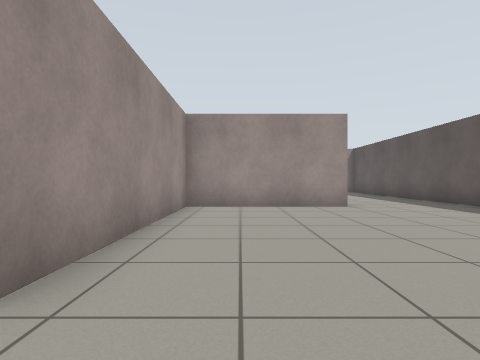
view 1 (above)

23 first-person views from a walk through a robot-simulator world made for Gazebo. The camera is 0.72 m above the floor, looks level and sees 80° across. The floor is counted in squares, 1 m on a side. Each view is taken from the middle of a square. On the plan, view 1 faces up. The plan holds only what a view shows up to about 10 squares ahead; the rest is blank.

view 2
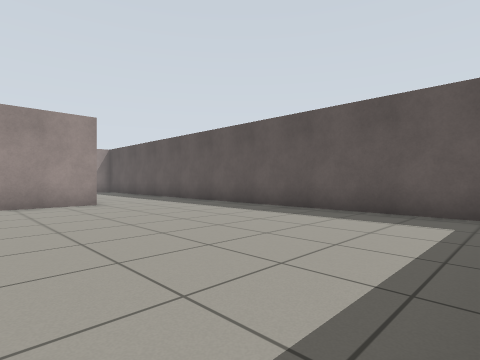

view 3
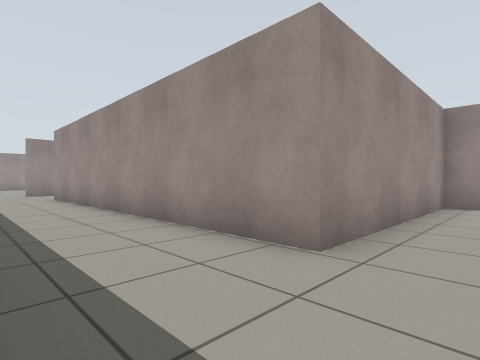

view 4
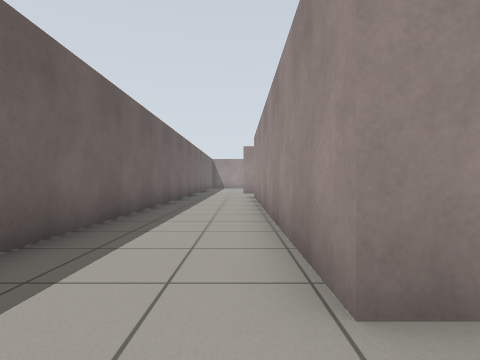

view 5
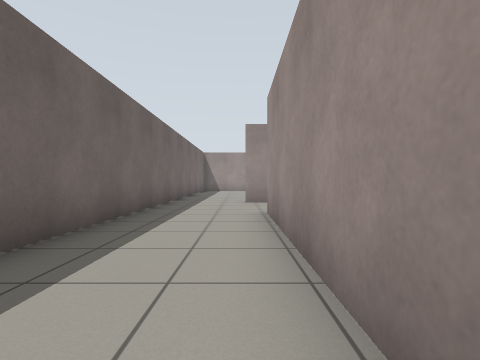

view 6
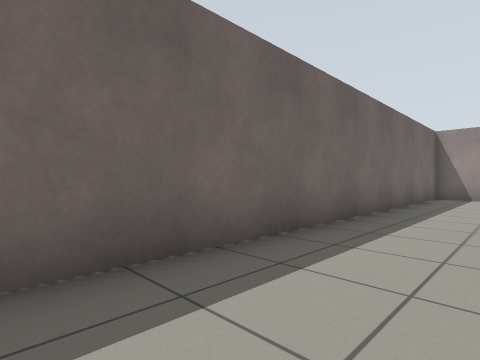

view 7
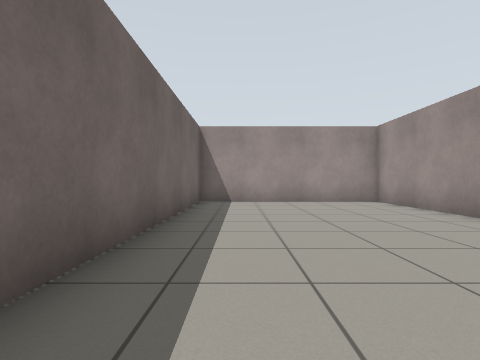

view 8
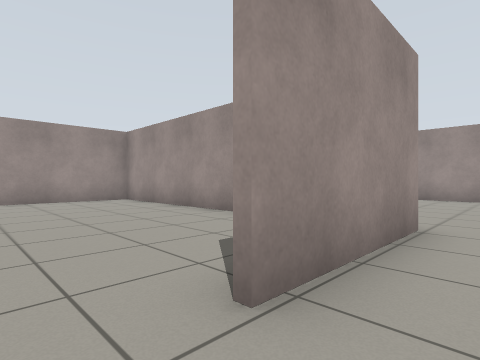

view 9
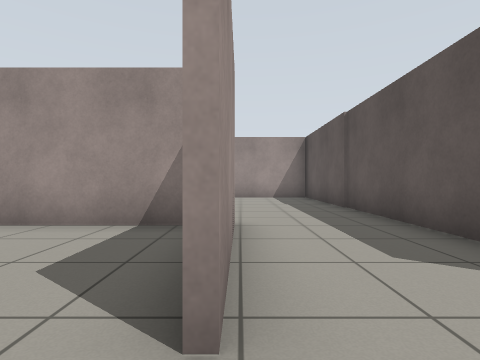

view 10
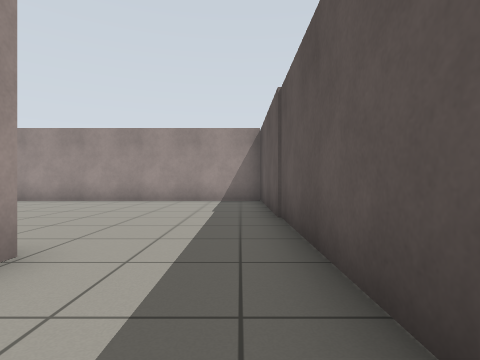

view 11
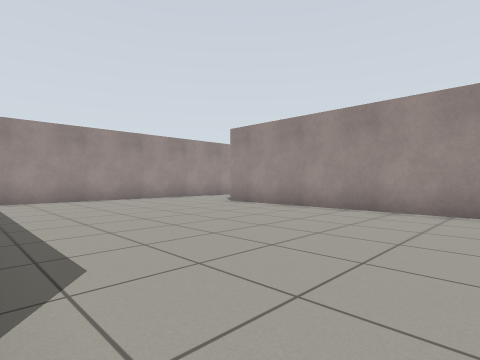

view 12
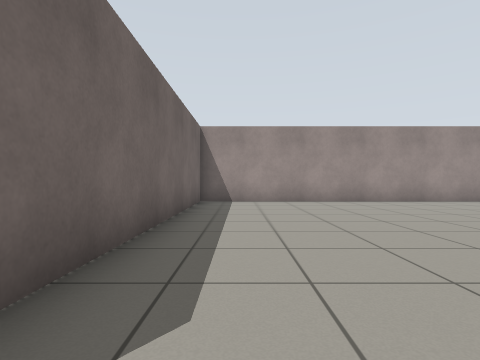

view 13
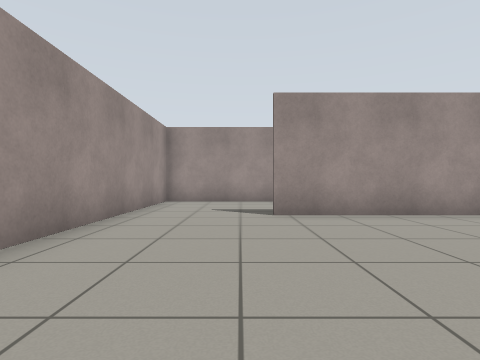

view 14
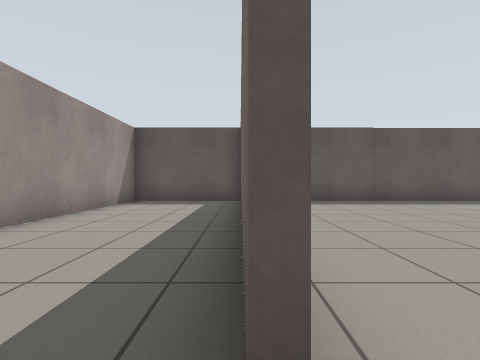

view 15
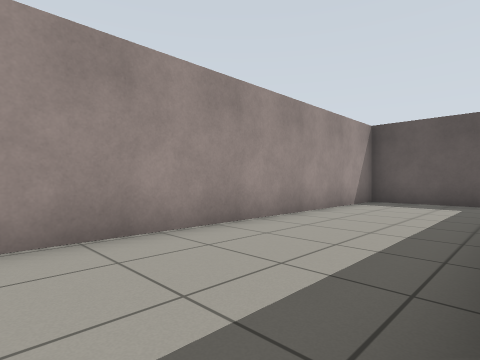

view 16
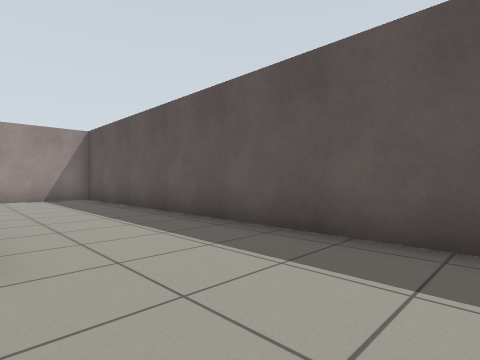

view 17
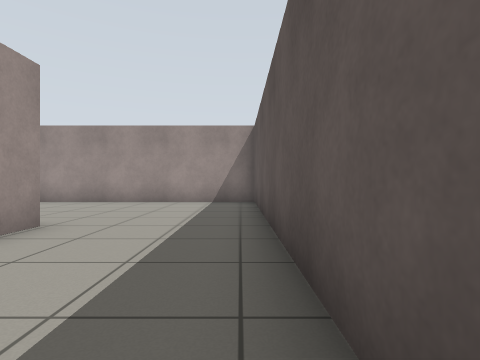

view 18
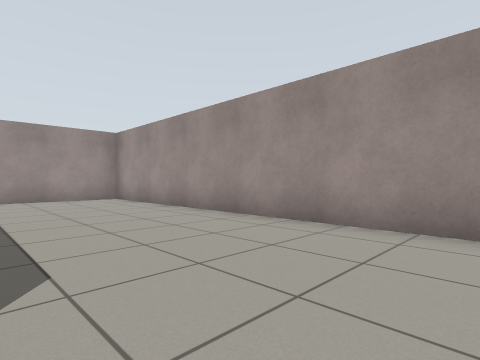

view 19
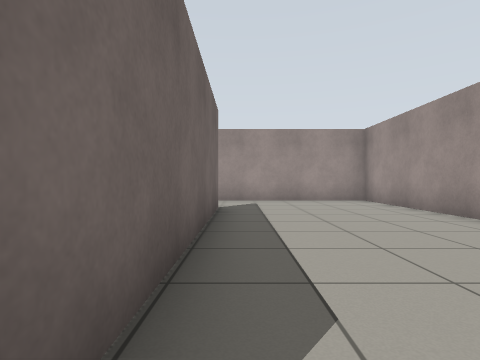

view 20
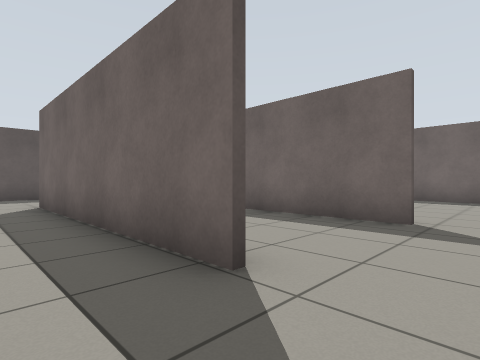

view 21
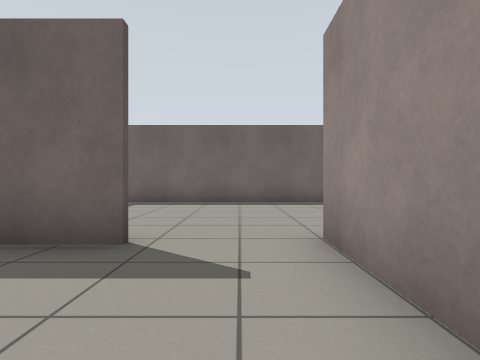

view 22
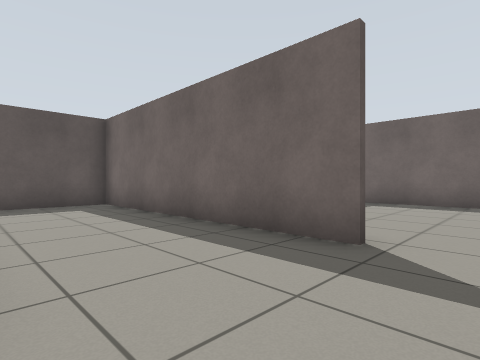

view 23
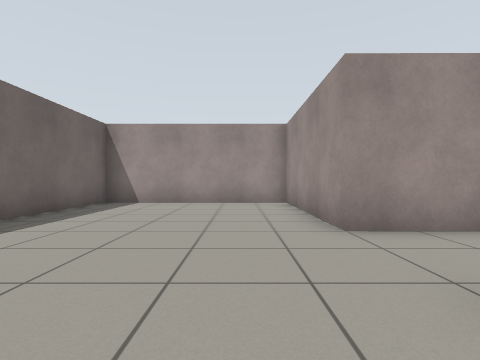

### Floor plan
Points are (right, up) in squares from view 1. A wall is a line through its corners. A room is listed if a view was taken in it or the views show most of it. See-through windows are left out.
Room 1 (views 1, 2, 3, 4, 5, 6, 7, 8, 9, 16, 17, 18, 19, 20)
walls: (3, 7.7) (-1.5, 7.7) (-1.5, 1.6) (-12.1, 1.6); (-4.4, 11.4) (2.9, 11.4) (2.9, 10.6); (6.5, -0.5) (6.5, 16); (6.5, 16.4) (-7, 16.4) (-7, 11.9); (-15.9, 4.5) (-24.5, 4.5); (-24.5, 4.9) (-24.5, -1.3) (-2.8, -1.3)
ways out: opening at (-13.5, 2) to room 2; opening at (-5.5, 11) to room 3
Room 2 (views 10, 11, 12, 13, 14, 15)
walls: (-21.4, 12) (-19.3, 12); (-12.3, 11.8) (-21.4, 11.8); (-15.1, 4.7) (-15.1, 1.1); (-24.4, 4.7) (-16.5, 4.7); (-12.2, 2.9) (-12.2, 15.6) (-24.5, 15.6) (-24.5, 4.9)
ways out: opening at (-13.5, 2) to room 1
Room 3 (views 21, 22)
walls: (-4.8, 7.8) (2.7, 7.8) (2.7, 10.3); (-7, 9.9) (-7, 7.5)
ways out: opening at (-5.5, 11) to room 1; opening at (-5.5, 8) to room 4
Room 4 (view 23)
walls: (-7, 7.5) (-12.1, 7.5) (-12.1, 1.7) (-2.4, 1.7)
ways out: opening at (-5.5, 8) to room 3

Positions as (right, up) in squares from view 1, and headings:
1: (0, 0), facing up
2: (0, -1), facing up-right
3: (0, -1), facing up-left
4: (0, 1), facing left
5: (-6, 1), facing left
6: (-12, 1), facing down-left
7: (-15, 0), facing left
8: (-14, 0), facing up-left
9: (-15, 0), facing up
10: (-13, 2), facing up
11: (-14, 5), facing up-left
12: (-15, 6), facing left
13: (-22, 6), facing up
14: (-22, 12), facing right
15: (-22, 12), facing up-right
16: (3, 5), facing up-right
17: (6, 7), facing up
18: (4, 12), facing up-left
19: (3, 12), facing left
20: (-6, 13), facing down-right
21: (-6, 11), facing down
22: (-6, 11), facing down-right
23: (-3, 6), facing left
